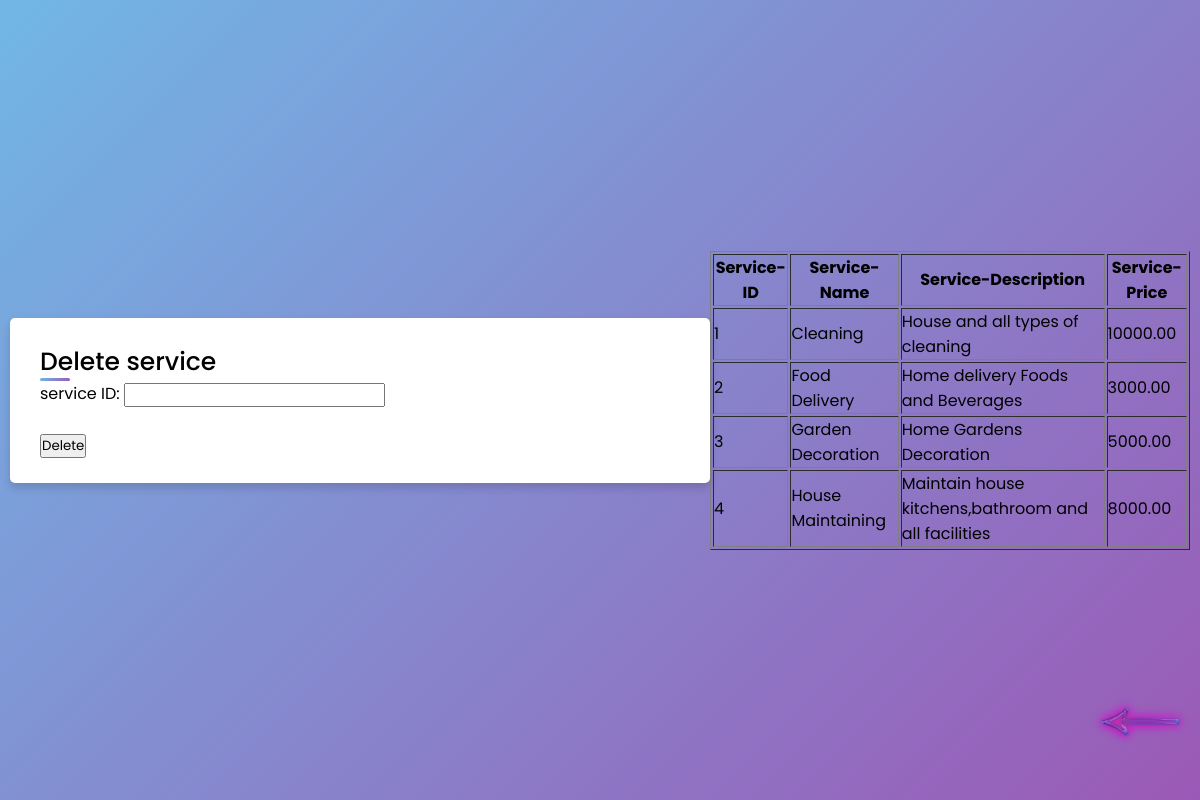
The app's page /delserviceform.php with its own data.
### tables this page shows
CREATE TABLE `services` (
  `service_id` int(6) UNSIGNED NOT NULL,
  `service_name` varchar(50) NOT NULL,
  `service_description` varchar(255) NOT NULL,
  `service_price` decimal(10,2) NOT NULL
);

### delserviceform.php (the view, shortened to what this page needs)
<!DOCTYPE html>
<html lang="en" dir="ltr">
  <head>
    <link rel="stylesheet" href="styles/style2.css">
   </head>
<body>
  <div class="container">
    <div class="title">Delete service</div>
    <div class="content">
    <form action="delservice.php" method="post">
        <label for="ID">service ID:</label>
        <input type="text" name="service_id"><br><br>
        <input type="submit" value="Delete">
    </form>
    </div>
  </div>
<?php
$servername = "localhost";
$username = "root";
$password = "";
$database = "sample";
$con = mysqli_connect($servername, $username, $password, $database);
$sql = "SELECT * FROM Services";
$result = mysqli_query($con, $sql);
echo "<table border='1'>";
  echo "<tr>";
  echo "<th>Service-ID</th>";
  echo "<th>Service-Name</th>";
  echo "<th>Service-Description</th>";
  echo "<th>Service-Price</th>";
  echo "</tr>";
while($row = mysqli_fetch_array($result)) {
  echo "<tr>";
  echo "<td>" . $row['service_id'] . "</td>";
  echo "<td>" . $row['service_name'] . "</td>";
  echo "<td>" . $row['service_description'] . "</td>";
 echo "<td>" . $row['service_price'] . "</td>";
  echo "</tr>";
}
echo "</table>";
?>
<div id="arrow">
    <a href="1.php"><img width="100px" height="100px" alt="top image" src="assets/arrow.png"></a>
</div>
</body>
</html>

### styles/style2.css (style rules this page uses)
* { margin: 0; padding: 0; box-sizing: border-box; font-family: 'Poppins',sans-serif; }
body { height: 100vh; display: flex; justify-content: center; align-items: center; padding: 10px; background: linear-gradient(135deg, #71b7e6, #9b59b6); }
.container { max-width: 700px; width: 100%; background-color: #fff; padding: 25px 30px; border-radius: 5px; box-shadow: 0 5px 10px rgba(0,0,0,0.15); }
.container .title { font-size: 25px; font-weight: 500; position: relative; }
.container .title::before { content: ""; position: absolute; left: 0; bottom: 0; height: 3px; width: 30px; border-radius: 5px; background: linear-gradient(135deg, #71b7e6, #9b59b6); }

### delserviceform.php (style rules this page uses)
#arrow { position: absolute; right: 10px; bottom: 19px; font-size: 24px; visibility: hidden; }

### records on screen
services: service_id "1", service_name "Cleaning", service_description "House and all types of cleaning", service_price "10000.00"
services: service_id "2", service_name "Food Delivery", service_description "Home delivery Foods and Beverages", service_price "3000.00"
services: service_id "3", service_name "Garden Decoration", service_description "Home Gardens Decoration", service_price "5000.00"
services: service_id "4", service_name "House Maintaining", service_description "Maintain house kitchens,bathroom and all facilities", service_price "8000.00"
